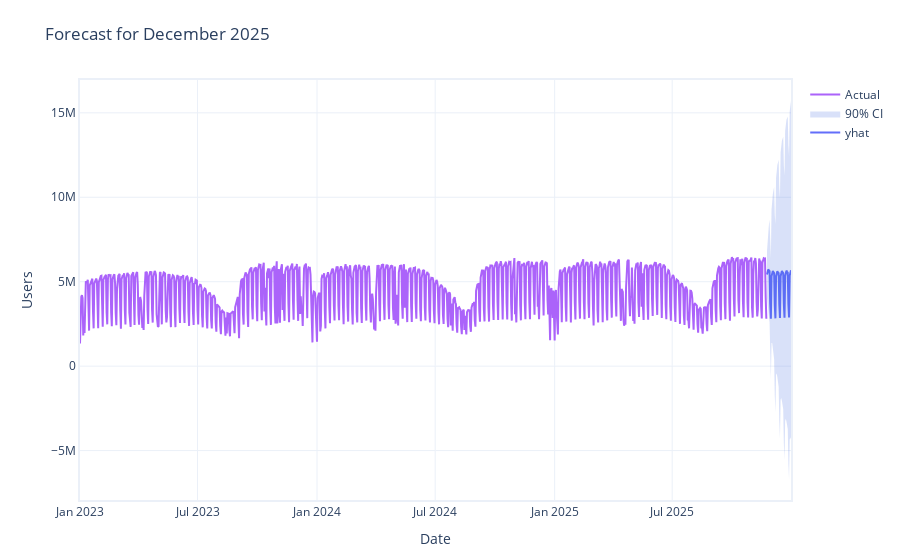

This figure's notebook cell:
### Code cell
fig = go.Figure()

fig.add_trace( go.Scatter( x=forecast_df.index,y=forecast_df['yhat'],mode="lines",name="yhat") )
fig.add_trace( go.Scatter( x=forecast_df.index,y=forecast_df["lower y"],mode="lines",name="yhat lower bound",line=dict(color="rgba(0,0,0,0)"),showlegend=False,hoverinfo="skip" ) )
fig.add_trace( go.Scatter(x=forecast_df.index,y=forecast_df["upper y"],mode="lines",name="90% CI",line=dict(color="rgba(0,0,0,0)"),fill="tonexty",fillcolor="rgba(65,105,225,0.2)" ) )
fig.add_trace( go.Scatter( x=forecast_df.index,y=forecast_df["y"],mode="lines",marker=dict(size=5),name="Actual" ) )
fig.update_layout(
    title="Forecast for December 2025", xaxis_title="Date", yaxis_title="Users",
    plot_bgcolor="white", paper_bgcolor="white",
    xaxis=dict(showline=True,linewidth=2,linecolor="#ebf0f8",mirror=True,showgrid=True,gridcolor="#ebf0f8",zeroline=False),
    yaxis=dict(showline=True,linewidth=2,linecolor="#ebf0f8",mirror=True,showgrid=True,gridcolor="#ebf0f8",zeroline=False),
    margin=dict(l=80, r=40, t=80, b=60)
)

fig.show()

### Figure 1 — Plotly figure (JSON) as saved in the notebook; plotly's stock layout.template omitted (floating-point values rounded to 4 significant figures; data arrays with more than 128 entries replaced by an {"elided": "..."} marker saying what was removed)
{"data": [{"mode": "lines", "name": "yhat", "type": "scatter", "x": {"elided": "1096 str values"}, "y": {"elided": "1096 float values"}}, {"hoverinfo": "skip", "line": {"color": "rgba(0,0,0,0)"}, "mode": "lines", "name": "yhat lower bound", "showlegend": false, "type": "scatter", "x": {"elided": "1096 str values"}, "y": {"elided": "1096 float values"}}, {"fill": "tonexty", "fillcolor": "rgba(65,105,225,0.2)", "line": {"color": "rgba(0,0,0,0)"}, "mode": "lines", "name": "90% CI", "type": "scatter", "x": {"elided": "1096 str values"}, "y": {"elided": "1096 float values"}}, {"marker": {"size": 5}, "mode": "lines", "name": "Actual", "type": "scatter", "x": {"elided": "1096 str values"}, "y": {"elided": "1096 int values"}}], "layout": {"margin": {"b": 60, "l": 80, "r": 40, "t": 80}, "paper_bgcolor": "white", "plot_bgcolor": "white", "title": {"text": "Forecast for December 2025"}, "xaxis": {"gridcolor": "#ebf0f8", "linecolor": "#ebf0f8", "linewidth": 2, "mirror": true, "showgrid": true, "showline": true, "title": {"text": "Date"}, "zeroline": false}, "yaxis": {"gridcolor": "#ebf0f8", "linecolor": "#ebf0f8", "linewidth": 2, "mirror": true, "showgrid": true, "showline": true, "title": {"text": "Users"}, "zeroline": false}}}
